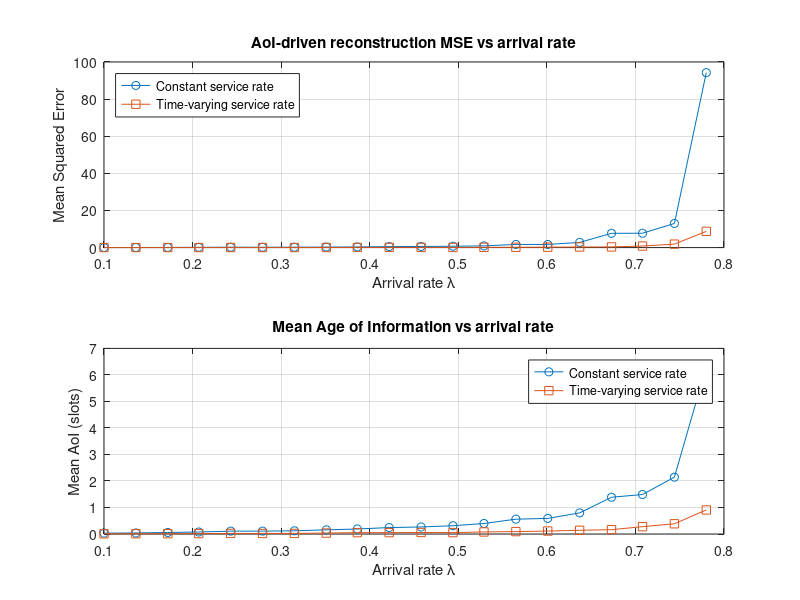

Write the MATLAB code that produced this figure.
% 01_channel_aoi_simulation.m
%
% Age-of-Information (AoI) queueing simulation for the sensor -> receiver
% link: samples arrive as a Bernoulli process (rate = arrival_rate per
% slot) into a single-server queue that serves at rate = service_rate per
% slot. We sweep the arrival rate and record the mean squared error (MSE)
% between what was sent and what's most recently available at the
% receiver, plus the mean Age of Information, once for a constant service
% rate and once for a linearly increasing (time-varying) service rate.
%
% Cleaned up from: matlab codes/channel1.m and channel2.m
% Fixes: hardcoded 40000-slot / 40-point sweep kept the same, but both
% cases are now run in one script for direct comparison, and results are
% saved instead of only printed.

arrival_rate_interval = round(linspace(0.1, 0.78, 20) * 1000) / 1000; % coarser than original (40 pts) for speed
simulation_time = 10000;                                    % coarser than original (40000) for speed

MSE_const   = zeros(1, numel(arrival_rate_interval));
AoI_const   = zeros(1, numel(arrival_rate_interval));
MSE_varying = zeros(1, numel(arrival_rate_interval));
AoI_varying = zeros(1, numel(arrival_rate_interval));

for index = 1:numel(arrival_rate_interval)
    arrival_rate = arrival_rate_interval(index);

    % ---- constant service rate (channel1.m) ----
    service_rate = 0.8;
    queue = [];
    squared_error = zeros(1, simulation_time);
    aoi = zeros(1, simulation_time);
    for i = 1:simulation_time
        if rand() < arrival_rate
            queue(end+1, :) = [randn()*0.1, i];
        end
        if rand() < service_rate && ~isempty(queue)
            arrival_info = queue(1, :);
            queue(1, :) = [];
            delay = i - arrival_info(2);
            squared_error(i) = delay^2;
            aoi(i) = delay;
        end
    end
    MSE_const(index) = mean(squared_error);
    AoI_const(index) = mean(aoi);

    % ---- time-varying service rate (channel2.m) ----
    service_rate_t = linspace(0.8, 1.2, simulation_time);
    queue = [];
    squared_error = zeros(1, simulation_time);
    aoi = zeros(1, simulation_time);
    for i = 1:simulation_time
        if rand() < arrival_rate
            queue(end+1, :) = [randn()*0.1, i];
        end
        if rand() < service_rate_t(i) && ~isempty(queue)
            arrival_info = queue(1, :);
            queue(1, :) = [];
            delay = i - arrival_info(2);
            squared_error(i) = delay^2;
            aoi(i) = delay;
        end
    end
    MSE_varying(index) = mean(squared_error);
    AoI_varying(index) = mean(aoi);

    printf('arrival_rate = %.3f done\n', arrival_rate);
end

figure('visible','off');
subplot(2,1,1);
plot(arrival_rate_interval, MSE_const, '-o', arrival_rate_interval, MSE_varying, '-s');
xlabel('Arrival rate \lambda'); ylabel('Mean Squared Error');
legend('Constant service rate', 'Time-varying service rate', 'Location', 'northwest');
title('AoI-driven reconstruction MSE vs arrival rate'); grid on;

subplot(2,1,2);
plot(arrival_rate_interval, AoI_const, '-o', arrival_rate_interval, AoI_varying, '-s');
xlabel('Arrival rate \lambda'); ylabel('Mean AoI (slots)');
legend('Constant service rate', 'Time-varying service rate', 'Location', 'northeast');
title('Mean Age of Information vs arrival rate'); grid on;

print('../results/01_channel_aoi_simulation.png', '-dpng', '-r120');
disp('Saved results/01_channel_aoi_simulation.png');
